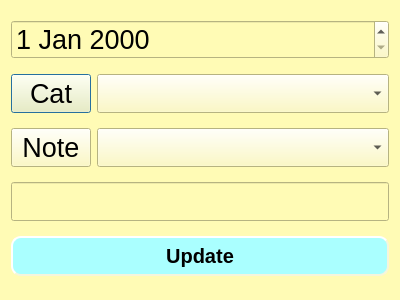
<?xml version="1.0" encoding="UTF-8"?>
<ui version="4.0">
 <class>UpdateDialog</class>
 <widget class="QDialog" name="UpdateDialog">
  <property name="geometry">
   <rect>
    <x>0</x>
    <y>0</y>
    <width>400</width>
    <height>300</height>
   </rect>
  </property>
  <property name="windowTitle">
   <string>Update Dialog</string>
  </property>
  <property name="styleSheet">
   <string notr="true">background-color: rgb(255, 251, 181);
border-color: rgb(0, 0, 255);</string>
  </property>
  <layout class="QVBoxLayout" name="verticalLayout">
   <item>
    <widget class="QDateEdit" name="edDate">
     <property name="font">
      <font>
       <pointsize>20</pointsize>
      </font>
     </property>
    </widget>
   </item>
   <item>
    <layout class="QHBoxLayout" name="horizontalLayout">
     <item>
      <widget class="QPushButton" name="btnCat">
       <property name="font">
        <font>
         <pointsize>20</pointsize>
        </font>
       </property>
       <property name="text">
        <string>Cat</string>
       </property>
       <property name="icon">
        <iconset>
         <normalon>:/images/images/plus.png</normalon>
        </iconset>
       </property>
      </widget>
     </item>
     <item>
      <widget class="QComboBox" name="cbCat">
       <property name="sizePolicy">
        <sizepolicy hsizetype="Preferred" vsizetype="Fixed">
         <horstretch>1</horstretch>
         <verstretch>0</verstretch>
        </sizepolicy>
       </property>
       <property name="font">
        <font>
         <pointsize>20</pointsize>
        </font>
       </property>
       <property name="toolTip">
        <string>Select category</string>
       </property>
      </widget>
     </item>
    </layout>
   </item>
   <item>
    <layout class="QHBoxLayout" name="horizontalLayout_2">
     <item>
      <widget class="QPushButton" name="btnNote">
       <property name="font">
        <font>
         <pointsize>20</pointsize>
        </font>
       </property>
       <property name="text">
        <string>Note</string>
       </property>
       <property name="icon">
        <iconset>
         <normalon>:/images/images/plus.png</normalon>
        </iconset>
       </property>
      </widget>
     </item>
     <item>
      <widget class="QComboBox" name="cbNote">
       <property name="sizePolicy">
        <sizepolicy hsizetype="Preferred" vsizetype="Fixed">
         <horstretch>1</horstretch>
         <verstretch>0</verstretch>
        </sizepolicy>
       </property>
       <property name="font">
        <font>
         <pointsize>20</pointsize>
        </font>
       </property>
       <property name="toolTip">
        <string>Select Note</string>
       </property>
      </widget>
     </item>
    </layout>
   </item>
   <item>
    <widget class="QLineEdit" name="edAmount">
     <property name="font">
      <font>
       <pointsize>20</pointsize>
      </font>
     </property>
     <property name="toolTip">
      <string>Input Amount</string>
     </property>
     <property name="inputMethodHints">
      <set>Qt::ImhFormattedNumbersOnly</set>
     </property>
    </widget>
   </item>
   <item>
    <widget class="QPushButton" name="btnUpdate">
     <property name="font">
      <font>
       <pointsize>-1</pointsize>
       <weight>75</weight>
       <italic>false</italic>
       <bold>true</bold>
      </font>
     </property>
     <property name="styleSheet">
      <string notr="true">QPushButton {
    background-color: rgb(170, 255, 255);
    border-style: outset;
    border-width: 2px;
    border-radius: 10px;
    border-color: beige;
    font: bold 20px;
    min-width: 10em;
    padding: 6px;
}
QPushButton:pressed {
    background-color: rgb(224, 0, 0);
    border-style: inset;
}</string>
     </property>
     <property name="text">
      <string>Update</string>
     </property>
    </widget>
   </item>
  </layout>
 </widget>
 <resources/>
 <connections/>
</ui>
